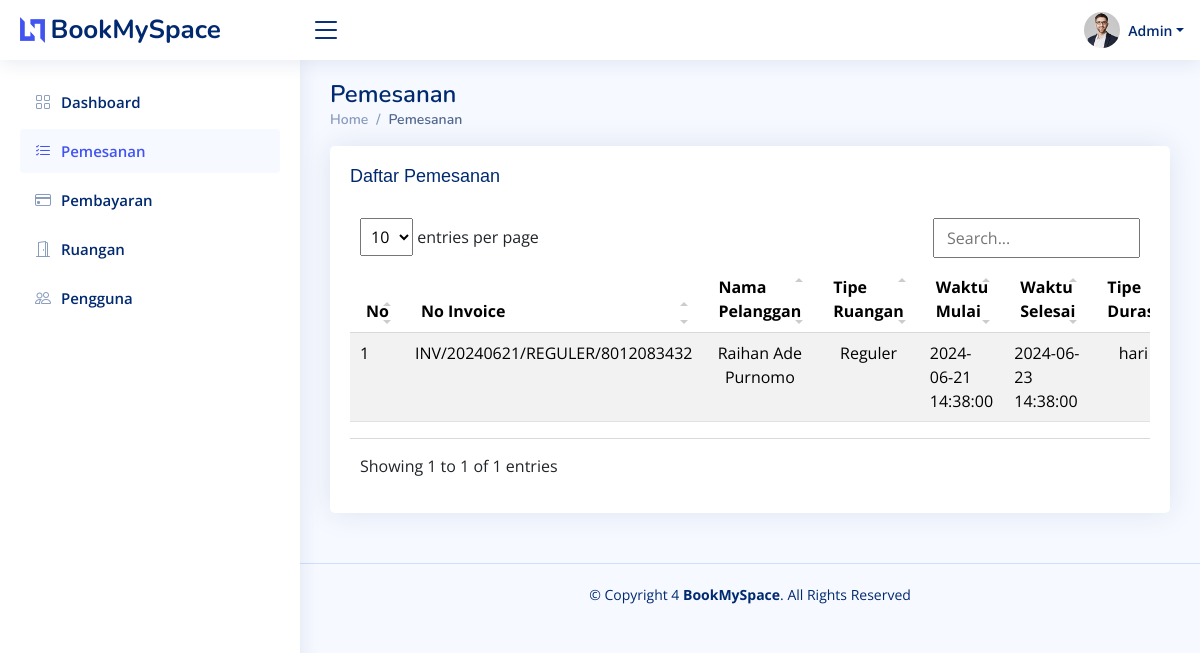
The app's page /admin/pemesanan.php (signed in) with its own data.
### tables this page shows
CREATE TABLE `users` (
  `user_id` int(11) NOT NULL,
  `name` varchar(255) NOT NULL,
  `username` varchar(255) DEFAULT NULL,
  `password` varchar(255) DEFAULT NULL,
  `email` varchar(255) DEFAULT NULL,
  `role` enum('admin','user') DEFAULT NULL,
  `user_image` varchar(255) NOT NULL,
  `created_at` datetime DEFAULT current_timestamp()
);

CREATE TABLE `bookings` (
  `booking_id` int(11) NOT NULL,
  `user_id` int(11) DEFAULT NULL,
  `room_id` int(11) DEFAULT NULL,
  `invoice` varchar(255) NOT NULL,
  `start_time` datetime DEFAULT NULL,
  `end_time` datetime DEFAULT NULL,
  `duration_type` enum('jam','hari','bulan') DEFAULT NULL,
  `total_price` decimal(10,2) DEFAULT NULL,
  `status` enum('menunggu','diterima','ditolak','selesai','dibatalkan') DEFAULT NULL,
  `payment_status` enum('belum_dibayar','sudah_dibayar') DEFAULT NULL,
  `payment_date` date DEFAULT NULL,
  `created_at` datetime DEFAULT NULL
);

CREATE TABLE `rooms` (
  `room_id` int(11) NOT NULL,
  `room_name` varchar(255) DEFAULT NULL,
  `category` enum('reguler','vip','vvip') DEFAULT NULL,
  `description` text NOT NULL,
  `facilities` text DEFAULT NULL,
  `base_price_hour` decimal(10,2) DEFAULT NULL,
  `base_price_day` decimal(10,2) DEFAULT NULL,
  `base_price_month` decimal(10,2) DEFAULT NULL,
  `stock` int(11) DEFAULT NULL,
  `image` varchar(255) NOT NULL,
  `created_at` datetime DEFAULT current_timestamp()
);

### admin/pemesanan.php (the view, shortened to what this page needs)
<?php
require '../koneksi.php';
$user_id = $_SESSION['user_id'];
$query = "SELECT name, username, user_image FROM users WHERE user_id = ?";
$stmt = $conn->prepare($query);
$stmt->bind_param("i", $user_id);
$stmt->execute();
$result = $stmt->get_result();
$admin = $result->fetch_assoc();
$query = "
    SELECT
        bookings.booking_id,
        bookings.invoice,
        users.name AS customer_name,
        rooms.room_name AS room_name,
        bookings.start_time,
        bookings.end_time,
        bookings.duration_type,
        bookings.status
    FROM
        bookings
    JOIN
        users ON bookings.user_id = users.user_id
    JOIN
        rooms ON bookings.room_id = rooms.room_id
";
$result = $conn->query($query);
?>
<!DOCTYPE html>
<html lang="en">
<head>
  <link href="assets/vendor/bootstrap/css/bootstrap.min.css" rel="stylesheet">
  <link href="assets/vendor/bootstrap-icons/bootstrap-icons.css" rel="stylesheet">
  <link href="assets/vendor/boxicons/css/boxicons.min.css" rel="stylesheet">
  <link href="assets/vendor/simple-datatables/style.css" rel="stylesheet">
  <link href="assets/css/style.css" rel="stylesheet">
</head>
<body>
  <header id="header" class="header fixed-top d-flex align-items-center">
    <div class="d-flex align-items-center justify-content-between">
      <a href="index.php" class="logo d-flex align-items-center">
        <img src="assets/img/logo.png" alt="">
        <span class="d-none d-lg-block">BookMySpace</span>
      </a>
      <i class="bi bi-list toggle-sidebar-btn"></i>
    </div>
    <nav class="header-nav ms-auto">
      <ul class="d-flex align-items-center">
        <li class="nav-item dropdown pe-3">
          <a class="nav-link nav-profile d-flex align-items-center pe-0" href="#" data-bs-toggle="dropdown">
            <img src="assets/img/profile-img.jpg" alt="Profile" class="rounded-circle">
            <span class="d-none d-md-block dropdown-toggle ps-2"><?php echo $admin['name']; ?></span>
          </a>
        </li>
      </ul>
    </nav>
  </header>
  <aside id="sidebar" class="sidebar">
    <ul class="sidebar-nav" id="sidebar-nav">
      <li class="nav-item">
        <a class="nav-link collapsed" href="index.php">
          <i class="bi bi-grid"></i>
          <span>Dashboard</span>
        </a>
      </li>
      <li class="nav-item">
        <a class="nav-link" href="pemesanan.php">
          <i class="bi bi-list-check"></i>
          <span>Pemesanan</span>
        </a>
      </li>
      <li class="nav-item">
        <a class="nav-link collapsed" href="pembayaran.php">
          <i class="bi bi-credit-card"></i>
          <span>Pembayaran</span>
        </a>
      </li>
      <li class="nav-item">
      <a class="nav-link collapsed" href="rooms.php">
        <i class="bi bi-door-open"></i>
        <span>Ruangan</span>
      </a>
    </li>
      <li class="nav-item">
        <a class="nav-link collapsed" href="users.php">
          <i class="bi bi-people"></i>
          <span>Pengguna</span>
        </a>
      </li>
    </ul>
  </aside>
  <main id="main" class="main">
    <div class="pagetitle">
      <h1>Pemesanan</h1>
      <nav>
        <ol class="breadcrumb">
          <li class="breadcrumb-item"><a href="index.php">Home</a></li>
          <li class="breadcrumb-item active">Pemesanan</li>
        </ol>
      </nav>
    </div>
    <section class="section dashboard">
      <div class="row">
        <div class="col-lg-12">
          <div class="card">
            <div class="card-body">
              <h5 class="card-title">Daftar Pemesanan</h5>
              <div class="table-responsive">
                <table id="pemesananTable" class="table table-striped">
                  <thead>
                    <tr>
                      <th>No</th>
                      <th>No Invoice</th>
                      <th class="center-text">Nama Pelanggan</th>
                      <th class="center-text">Tipe Ruangan</th>
                      <th>Waktu Mulai</th>
                      <th>Waktu Selesai</th>
                      <th class="center-text">Tipe Durasi</th>
                    </tr>
                  </thead>
                  <tbody>
                    <?php
                    $no = 1;
                    while ($row = $result->fetch_assoc()) {
                      echo "<tr>";
                      echo "<td>{$no}</td>";
                      echo "<td>{$row['invoice']}</td>";
                      echo "<td class='center-text'>{$row['customer_name']}</td>";
                      echo "<td class='center-text'>{$row['room_name']}</td>";
                      echo "<td>{$row['start_time']}</td>";
                      echo "<td>{$row['end_time']}</td>";
                      echo "<td class='center-text'>{$row['duration_type']}</td>";
                      echo "</tr>";
                      $no++;
                    }
                    ?>
                  </tbody>
                </table>
              </div>
            </div>
          </div>
        </div>
      </div>
    </section>
  </main>
  <footer id="footer" class="footer">
    <div class="copyright">
      &copy; Copyright 4 <strong><span>BookMySpace</span></strong>. All Rights Reserved
    </div>
  </footer>
</body>
</html>

### admin/assets/css/style.css (style rules this page uses)
:root { scroll-behavior: smooth; }
body { font-family: "Open Sans", sans-serif; background: #f6f9ff; color: #444444; }
a { color: #4154f1; text-decoration: none; }
h1, h2, h3, h4, h5, h6 { font-family: "Nunito", sans-serif; }
#main { margin-top: 60px; padding: 20px 30px; transition: all 0.3s; }
.pagetitle { margin-bottom: 10px; }
.pagetitle h1 { font-size: 24px; margin-bottom: 0; font-weight: 600; color: #012970; }
.card { margin-bottom: 30px; border: none; border-radius: 5px; box-shadow: 0px 0 30px rgba(1, 41, 112, 0.1); }
.card-title { padding: 20px 0 15px 0; font-size: 18px; font-weight: 500; color: #012970; font-family: "Poppins", sans-serif; }
.card-body { padding: 0 20px 20px 20px; }
.breadcrumb { font-size: 14px; font-family: "Nunito", sans-serif; color: #899bbd; font-weight: 600; }
.breadcrumb a { color: #899bbd; transition: 0.3s; }
.breadcrumb .breadcrumb-item::before { color: #899bbd; }
.breadcrumb .active { color: #51678f; font-weight: 600; }
.logo { line-height: 1; }
@media (min-width: 1200px) { .logo { width: 280px; } }
.logo img { max-height: 26px; margin-right: 6px; }
.logo span { font-size: 26px; font-weight: 700; color: #012970; font-family: "Nunito", sans-serif; }
.header { transition: all 0.5s; z-index: 997; height: 60px; box-shadow: 0px 2px 20px rgba(1, 41, 112, 0.1); background-color: #fff; padding-left: 20px; }
.header .toggle-sidebar-btn { font-size: 32px; padding-left: 10px; cursor: pointer; color: #012970; }
.header-nav ul { list-style: none; }
.header-nav>ul { margin: 0; padding: 0; }
.header-nav .nav-profile { color: #012970; }
.header-nav .nav-profile img { max-height: 36px; }
.header-nav .nav-profile span { font-size: 14px; font-weight: 600; }
.sidebar { position: fixed; top: 60px; left: 0; bottom: 0; width: 300px; z-index: 996; transition: all 0.3s; padding: 20px; overflow-y: auto; scrollbar-width: thin; scrollbar-color: #aab7cf transparent; box-shadow: 0px 0px 20px rgba(1, 41, 112, 0.1); background-color: #fff; }
@media (min-width: 1200px) { #main, #footer { margin-left: 300px; } }
.sidebar-nav { padding: 0; margin: 0; list-style: none; }
.sidebar-nav li { padding: 0; margin: 0; list-style: none; }
.sidebar-nav .nav-item { margin-bottom: 5px; }
.sidebar-nav .nav-link { display: flex; align-items: center; font-size: 15px; font-weight: 600; color: #4154f1; transition: 0.3; background: #f6f9ff; padding: 10px 15px; border-radius: 4px; }
.sidebar-nav .nav-link i { font-size: 16px; margin-right: 10px; color: #4154f1; }
.sidebar-nav .nav-link.collapsed { color: #012970; background: #fff; }
.sidebar-nav .nav-link.collapsed i { color: #899bbd; }
.footer { padding: 20px 0; font-size: 14px; transition: all 0.3s; border-top: 1px solid #cddfff; }
.footer .copyright { text-align: center; color: #012970; }

### admin/pemesanan.php (style rules this page uses)
.center-text { text-align: center; }
.table-responsive { overflow-x: auto; }

### records on screen
users: name "Admin"
bookings: invoice "INV/20240621/REGULER/8012083432", user.name "Raihan Ade Purnomo", room.room_name "Reguler", start_time "2024-06-21 14:38:00", end_time "2024-06-23 14:38:00", duration_type "hari"
